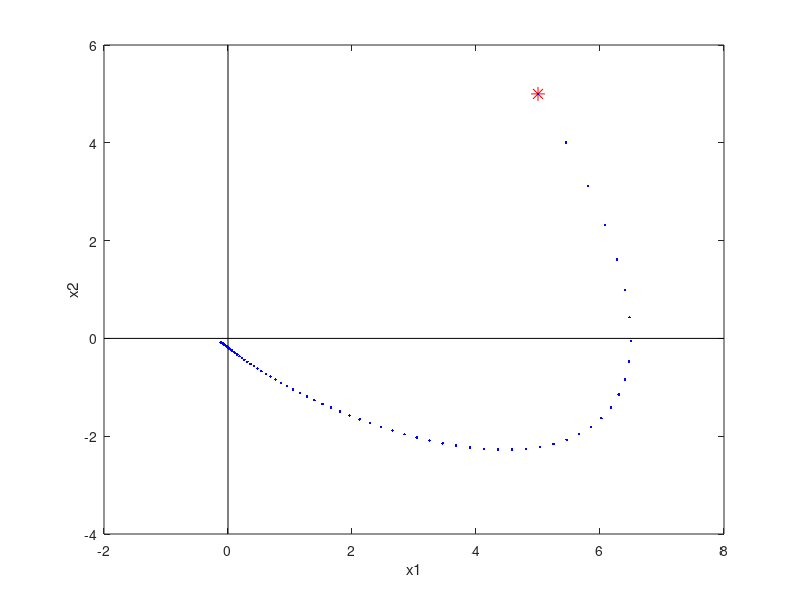
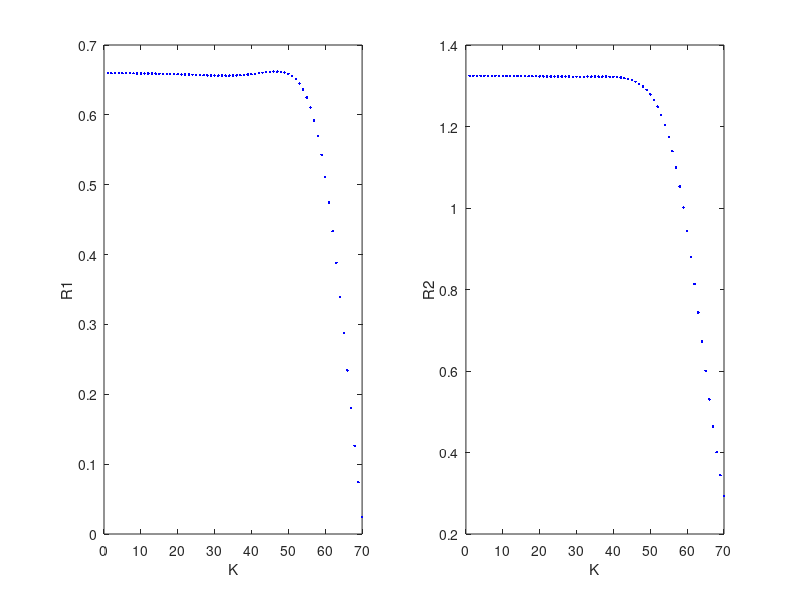

MATLAB code for these plots, in order:
% 例程 6.13  LQR（线性二次调节器）示例
%  控制目标：将系统从任意初始状态引导至原点，同时最小化优化性能指标
%  系统矩阵
A = [1, 0.1; 0, 1];
B = [0.005; 0.1];
%  时间域（单位：秒）
N = 70;
%  优化性能指标参数
H = [10, 0; 0, 6];
Q = [1, 0; 0, 1];
V = 2;
%  预分配内存
X = zeros(2, 1, N + 1);
U = zeros(1, N + 1);
P = zeros(2, 2, N + 1);
R = zeros(1, 2, N + 1);
%  初始状态
x10 = 5;
x20 = 5;
px1 = 0;
px2 = 0;
%  矩阵递推计算
%  k = 1 ..N + 1
P(:, :, N + 1) = H;
k = N + 1;
while (k >1)
AUX = V + (B'*P(:, :, k)*B);
R(1, :, k - 1) = (inv(AUX))*(B'*P(:, :, k)*A);
P(:, :, k - 1) = (A'*P(:, :,k)* A)+Q -(R(1, :, k - 1)'*AUX*R(1, :, k - 1));
k = k - 1;
end;
figure (1)
%  绘制坐标轴
plot([-2, 8], [0, 0], 'k');
hold on;
plot([0, 0], [-4, 6], 'k');
%  绘制初始状态点
plot(x10, x20, 'r*', 'MarkerSize', 10);
xlabel('x1');  ylabel('x2');
%  最优状态轨迹计算与绘制
k = 1;
X(1, 1, 1) = x10;
X(2, 1, 1) = x20;
while  (k < N + 1)
px1 = X(1, 1, k);
px2 = X(2, 1, k);
plot(px1, px2, 'b.');
U(1, k) = -R(1, :, k)*X(:, 1, k);
X(:, 1, k + 1) = (A*X(:, 1, k)) + (B*U(1, k));
k = k + 1;
end;
figure(2)
%  状态反馈矩阵R的变化过程绘制
k = 1;
while  (k<N +1)
subplot(1, 2, 1)
plot(k, R(1, 1, k), 'b.');
hold on;
subplot(1, 2, 2)
plot(k, R(1, 2, k), 'b.');
hold on;
k = k + 1;
end;
subplot(1, 2, 1)
xlabel('K');  ylabel('R1');
subplot(1, 2, 2)
xlabel('K');  ylabel('R2');
